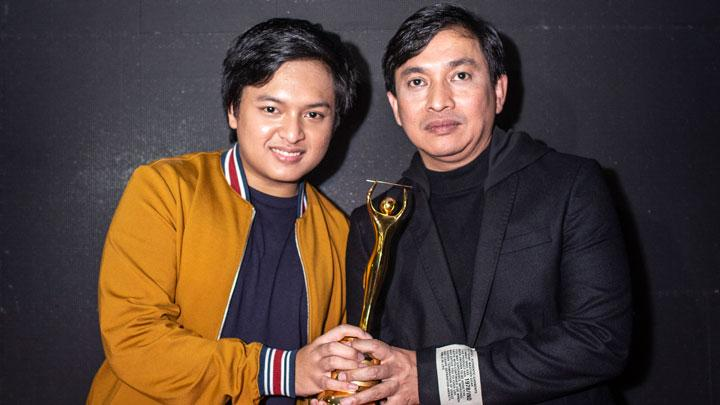
#> input picture face 6.jpg, 720 x 405 px, found by its file name
$ jupyter execute --allow-errors '0102518007_Diaz Adha Asri Prakoso_UAS Pengolahan Citra.ipynb'   (text cells are left out)
#> lines starting #> are read from the running program, lines starting #| are printed output that depends on the picture; after the words box and inside, x2 and y2 are one past the last pixel; in counts of white or black regions, pixels touching at a corner belong together
[cell 1]
#Import Library
import cv2
from skimage import color, segmentation, io
from skimage.filters import sobel
import matplotlib.pyplot as plt

[cell 2]
#RGB to Grayscale
foto = io.imread('D:/Diaz/face 6.jpg')
#> foto is the input picture: shape (405, 720, 3); mean R, G, B 81.4, 63.5, 56.3
gray = cv2.cvtColor(foto, cv2.COLOR_BGR2GRAY)
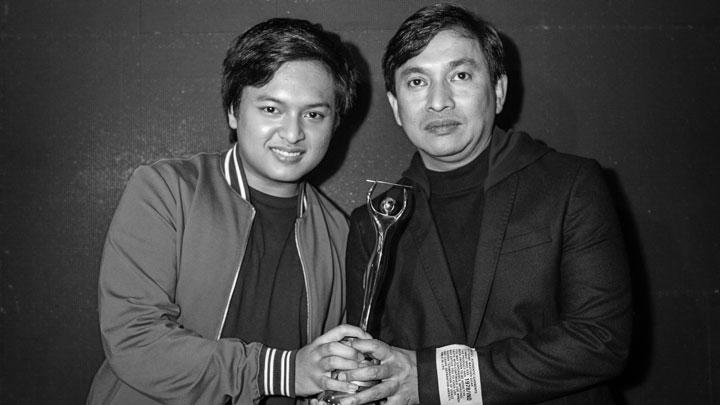
#> gray: shape (405, 720); min 0, max 255, mean 63.6
fig, axes = plt.subplots(ncols=2, sharex=True, sharey=True,
                         figsize=(30, 25))

axes[0].imshow(foto)
axes[0].set_title('Original Image', size = 30)
axes[1].imshow(gray, cmap=plt.cm.gray)
axes[1].set_title('Grayscale', size = 30)
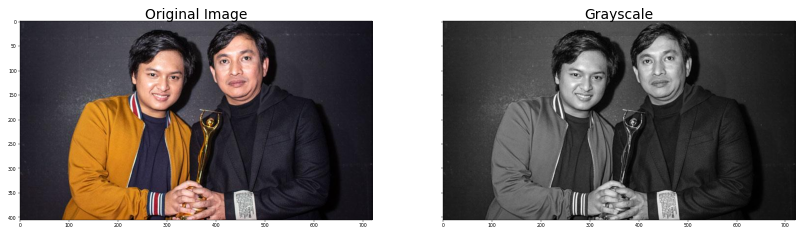
#> figure drawn by matplotlib, 2 panels

[cell 3]
#Contour detection using sobel detection
edges = sobel(gray)
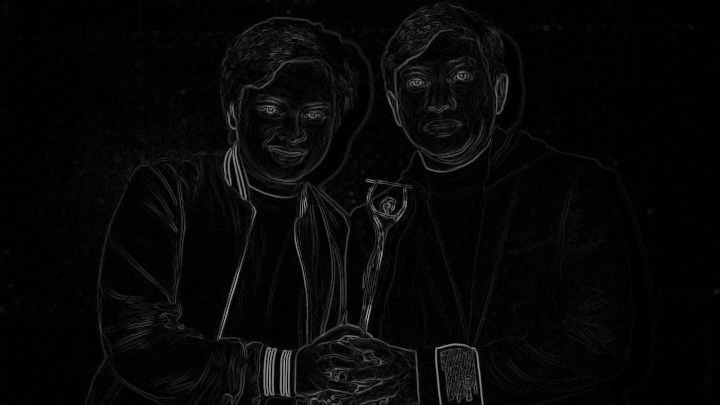
#> edges: shape (405, 720) float64; min 0, max 0.647, mean 0.0304
fig, axes = plt.subplots(ncols=2, sharex=True, sharey=True,
                         figsize=(30, 25))

axes[0].imshow(gray, cmap=plt.cm.gray)
axes[0].set_title('Grayscale', size = 30)
axes[1].imshow(edges, cmap=plt.cm.gray)
axes[1].set_title('Sobel', size = 30)
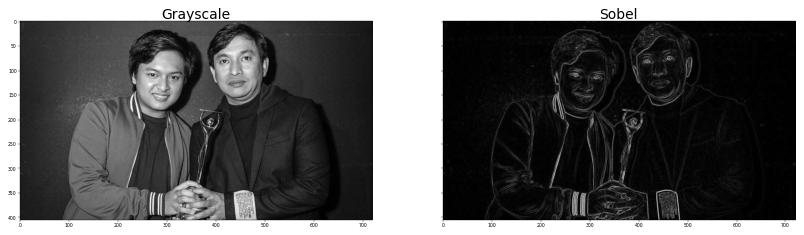
#> figure drawn by matplotlib, 2 panels
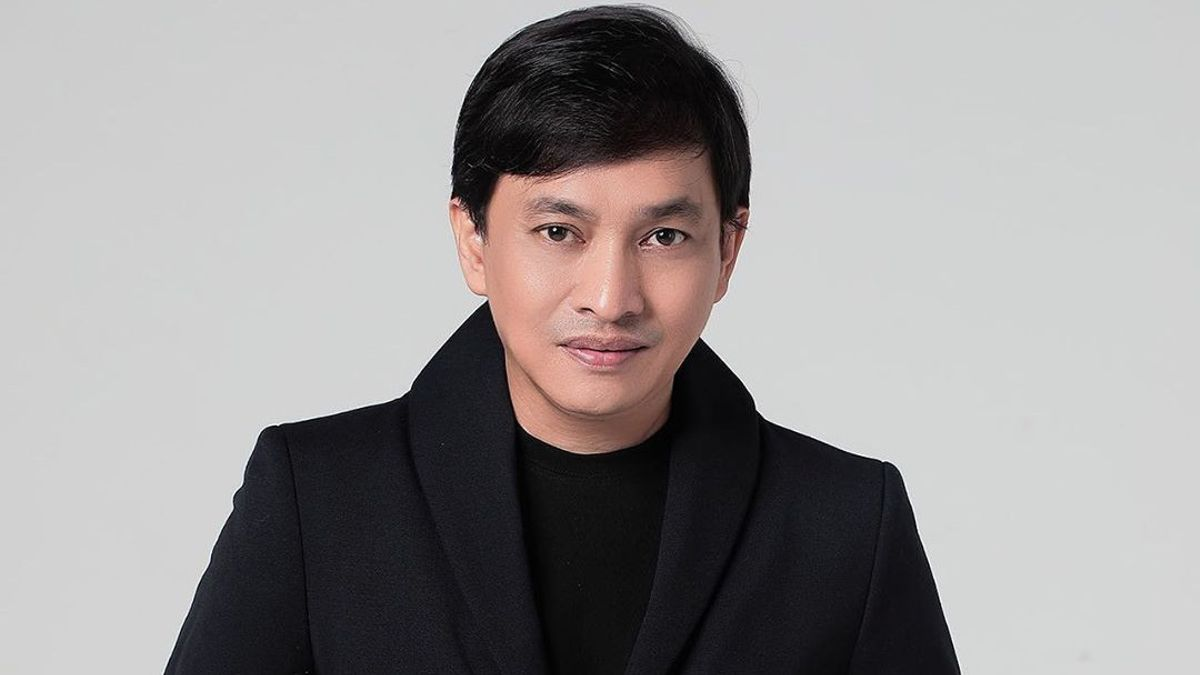
#> input picture face 4.jpg, 1200 x 675 px, given in place of the camera
#> further down, foto_live is the input picture: shape (675, 1200, 3); mean B, G, R 151.4, 151.4, 154.5
#> `gray = cv2.cvtColor(foto_live, cv2.COLOR_BGR2GRAY)`:
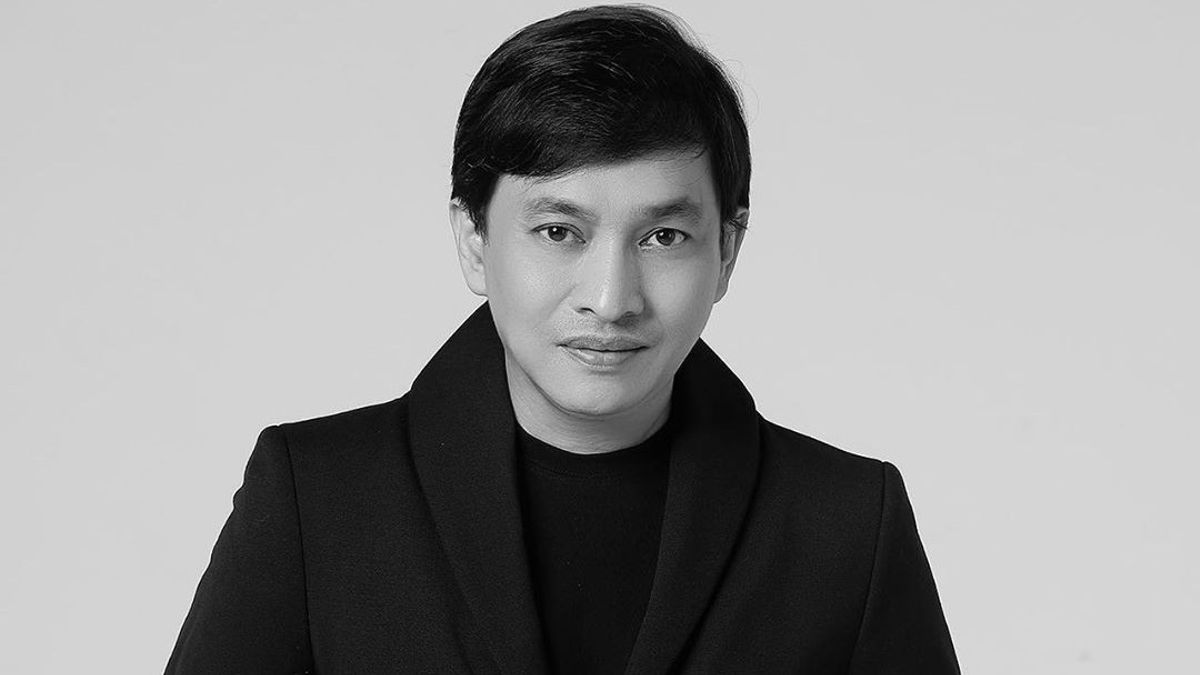
#> gray: shape (675, 1200); min 0, max 255, mean 152.2
#> `edges = sobel(gray)`:
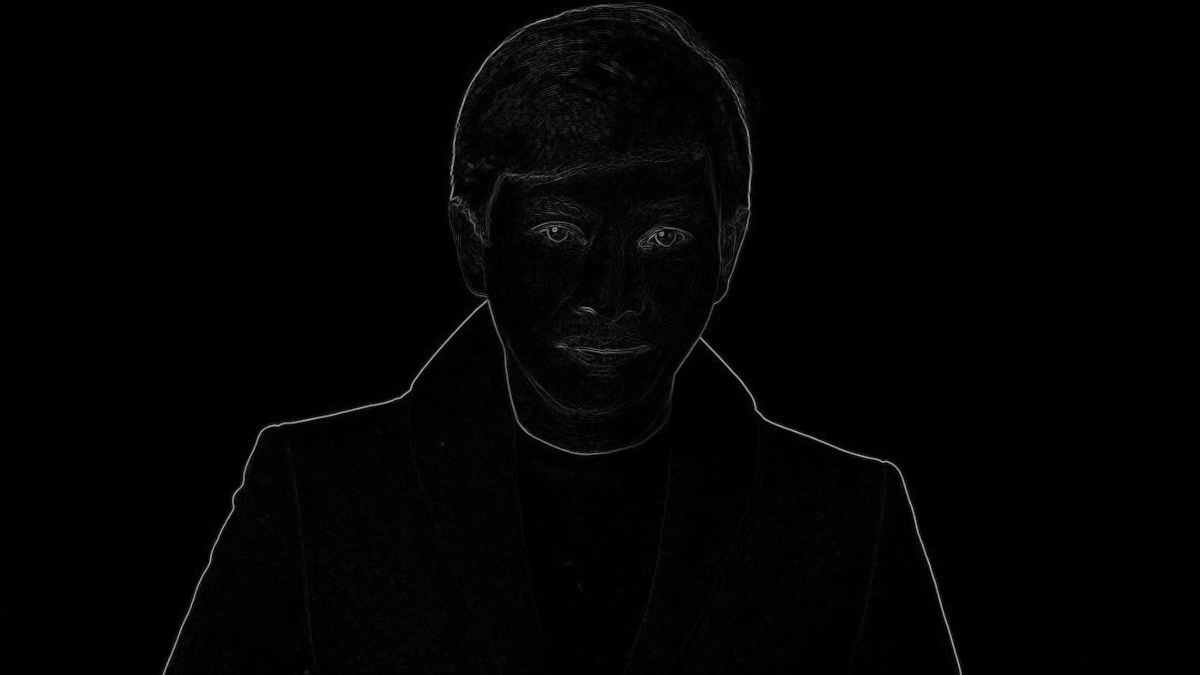
#> edges: shape (675, 1200) float64; min 0, max 0.692, mean 0.0103

#> (a cell that did not finish here is left out)

[cell 5]
#Preprocessing Data Training (Face and Eye)
training_face = 'C:/Users/Diaz Prakoso/Anaconda3/Lib/site-packages/cv2/data/haarcascade_frontalface_default.xml'
face_cascade = cv2.CascadeClassifier(training_face) #input the trained model for face detection
training_eye = 'C:/Users/Diaz Prakoso/Anaconda3/Lib/site-packages/cv2/data/haarcascade_eye.xml'
eye_cascade = cv2.CascadeClassifier(training_eye) #input the trained model for eye detection

#Perform Detection of Cascade Classifier (Detect the face)
#> (the rest of this cell did not finish here and is left out)

[cell 6]
#import library
import cv2
from skimage import measure,color, segmentation, io
from skimage.filters import sobel

#Preprocessing Data Training (Face and Eye)
training_face = 'C:/Users/Diaz Prakoso/Anaconda3/Lib/site-packages/cv2/data/haarcascade_frontalface_default.xml'
face_cascade = cv2.CascadeClassifier(training_face) #input the trained model for face detection
training_eye = 'C:/Users/Diaz Prakoso/Anaconda3/Lib/site-packages/cv2/data/haarcascade_eye.xml'
eye_cascade = cv2.CascadeClassifier(training_eye) #input the trained model for eye detection
camera = cv2.VideoCapture(0)

#> (the rest of this cell did not finish here and is left out)

[cell 7]
#import library
import cv2
from skimage import measure,color, segmentation, io
from skimage.filters import sobel

#Preprocessing Data Training Face and Eye
training_face = 'C:/Users/Diaz Prakoso/Anaconda3/Lib/site-packages/cv2/data/haarcascade_frontalface_default.xml'
face_cascade = cv2.CascadeClassifier(training_face) #input the trained model for face detection
training_eye = 'C:/Users/Diaz Prakoso/Anaconda3/Lib/site-packages/cv2/data/haarcascade_eye.xml'
eye_cascade = cv2.CascadeClassifier(training_eye) #input the trained model for eye detection
camera = cv2.VideoCapture(0)

while True:
    # Capture frame-by-frame using webcam
    s, foto_live = camera.read()

    #RGB to Grayscale
    gray = cv2.cvtColor(foto_live, cv2.COLOR_BGR2GRAY)

    #Perform Detection of Cascade Classifier (Detect the face)
    faces = face_cascade.detectMultiScale(
            gray,
            scaleFactor=1.3, #scale factor
            minNeighbors=5)
#> faces = [[461, 120, 297, 297]]


    for (x, y, w, h) in faces: #Draw the rectangular to show the place of face
        cv2.rectangle(foto_live, (x, y), (x+w, y+h), (0, 0, 255), 2) #Draw rectangle (image, start point, end point, color, thickness)
        eye_re = foto_live[y:y+h, x:x+w] #Region starting point and end point to detect the eye insisde the face
        eyes = eye_cascade.detectMultiScale(eye_re) #Perform Detection of Cascade Classifier (Detect the eye)
        for(ex,ey,ew,eh) in eyes: #Draw the rectangular to show the place of eye
            cv2.rectangle(eye_re,(ex,ey),(ex+ew,ey+eh),(0,255,0),2) #Draw rectangle (image, start point, end point, color, thickness)
#> this loop made 1 pass
#> (x, y, w, h, eyes) on pass 1: (461, 120, 297, 297, [[63, 79, 66, 66], [167, 84, 67, 67]])
#> pass 1, `eye_re = foto_live[y:y+h, x:x+w]`:
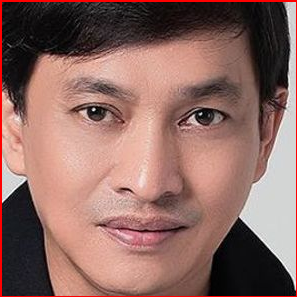
#> eye_re: shape (297, 297, 3); mean B, G, R 98.8, 105.6, 142
#> after the loop:
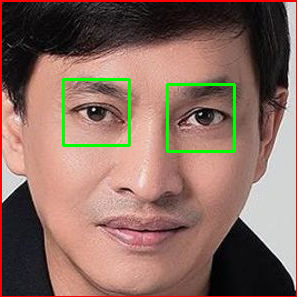
#> eye_re: shape (297, 297, 3); 1.8% of pixels changed, all inside (x1, y1, x2, y2) = (62, 78, 236, 153)
#> after the loop:
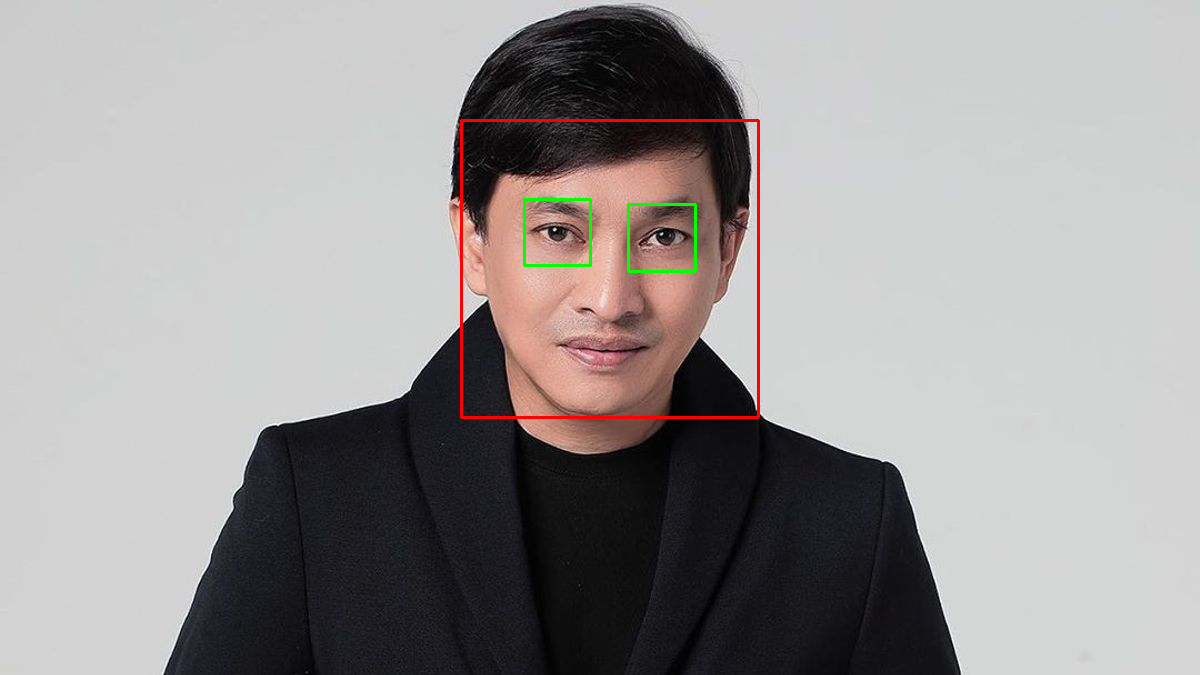
#> foto_live: shape (675, 1200, 3); 0.64% of pixels changed, all inside (x1, y1, x2, y2) = (460, 119, 760, 419)

    # Display the resulting frame
    cv2.imshow('Face Recognition Using Webcam', foto_live) #Show the result

    if cv2.waitKey(1) & 0xFF == ord('q'): #The webcam will always open until 'q' is pressed
#> (key q is pressed here)
        break

# When done, release the webcam / camera
camera.release()
cv2.destroyAllWindows()
